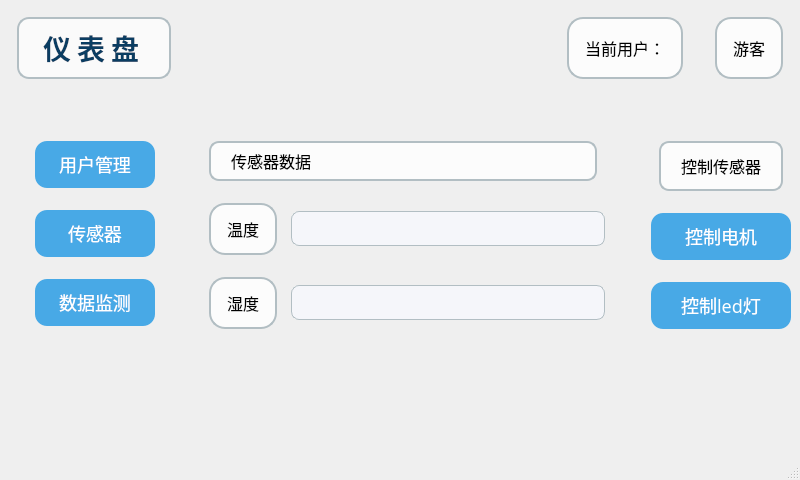
<?xml version="1.0" encoding="UTF-8"?>
<ui version="4.0">
 <class>mainwin</class>
 <widget class="QMainWindow" name="mainwin">
  <property name="geometry">
   <rect>
    <x>0</x>
    <y>0</y>
    <width>800</width>
    <height>480</height>
   </rect>
  </property>
  <property name="windowTitle">
   <string>仪表盘</string>
  </property>
  <property name="styleSheet">
   <string notr="true">
QMainWindow{border-image: url(D:/University/Yue inlay/qt/oceaSsystem/resources/ocean.jpg);}
QLabel#title {
    color: #0a3d62;
    font-size: 28px;
    font-weight: bold;
    letter-spacing: 6px;
    background: rgba(255,255,255,0.7);
    border-radius: 12px;
    padding: 8px 24px;
}
QPushButton {
    background-color: #48a9e6;
    color: white;
    border-radius: 12px;
    font-size: 18px;
    padding: 10px 24px;
    margin: 8px 0;
}
QPushButton:hover {
    background-color: #357ab7;
}
QWidget#centralwidget {
    background: transparent;
}
QGroupBox, QFrame {
    background: rgba(255,255,255,0.8);
    border: 1.5px solid #b2bec3;
    border-radius: 16px;
    margin: 8px;
    padding: 12px;
}
QLabel {
    font-size: 16px;
}
QLineEdit {
    border-radius: 8px;
    border: 1px solid #b2bec3;
    padding: 4px 8px;
    font-size: 16px;
    background: #f5f6fa;
}
   </string>
  </property>
  <widget class="QWidget" name="centralwidget">
   <layout class="QGridLayout" name="gridLayout">
    <item row="0" column="0" colspan="2">
     <layout class="QHBoxLayout" name="horizontalLayout_3">
      <item>
       <widget class="QLabel" name="title">
        <property name="sizePolicy">
         <sizepolicy hsizetype="Preferred" vsizetype="Maximum">
          <horstretch>0</horstretch>
          <verstretch>0</verstretch>
         </sizepolicy>
        </property>
        <property name="font">
         <font>
          <family>隶书</family>
          <pointsize>18</pointsize>
         </font>
        </property>
        <property name="text">
         <string>仪表盘</string>
        </property>
        <property name="alignment">
         <set>Qt::AlignCenter</set>
        </property>
       </widget>
      </item>
      <item>
       <spacer name="horizontalSpacer">
        <property name="orientation">
         <enum>Qt::Horizontal</enum>
        </property>
        <property name="sizeHint" stdset="0">
         <size>
          <width>40</width>
          <height>20</height>
         </size>
        </property>
       </spacer>
      </item>
      <item>
       <widget class="QLabel" name="label_5">
        <property name="text">
         <string>当前用户：</string>
        </property>
       </widget>
      </item>
      <item>
       <spacer name="horizontalSpacer_3">
        <property name="orientation">
         <enum>Qt::Horizontal</enum>
        </property>
        <property name="sizeType">
         <enum>QSizePolicy::Preferred</enum>
        </property>
        <property name="sizeHint" stdset="0">
         <size>
          <width>10</width>
          <height>20</height>
         </size>
        </property>
       </spacer>
      </item>
      <item>
       <widget class="QLabel" name="usernameLabel">
        <property name="sizePolicy">
         <sizepolicy hsizetype="Maximum" vsizetype="Preferred">
          <horstretch>0</horstretch>
          <verstretch>0</verstretch>
         </sizepolicy>
        </property>
        <property name="text">
         <string>游客</string>
        </property>
       </widget>
      </item>
     </layout>
    </item>
    <item row="1" column="0">
     <spacer name="verticalSpacer">
      <property name="orientation">
       <enum>Qt::Vertical</enum>
      </property>
      <property name="sizeType">
       <enum>QSizePolicy::Preferred</enum>
      </property>
      <property name="sizeHint" stdset="0">
       <size>
        <width>20</width>
        <height>40</height>
       </size>
      </property>
     </spacer>
    </item>
    <item row="2" column="1">
     <layout class="QHBoxLayout" name="horizontalLayout">
      <item>
       <layout class="QVBoxLayout" name="nav">
        <item>
         <widget class="QPushButton" name="pushButton_5">
          <property name="font">
           <font>
            <family>隶书</family>
            <pointsize>16</pointsize>
           </font>
          </property>
          <property name="text">
           <string>用户管理</string>
          </property>
         </widget>
        </item>
        <item>
         <widget class="QPushButton" name="pushButton_4">
          <property name="font">
           <font>
            <family>隶书</family>
            <pointsize>16</pointsize>
           </font>
          </property>
          <property name="text">
           <string>传感器</string>
          </property>
         </widget>
        </item>
        <item>
         <widget class="QPushButton" name="pushButton_3">
          <property name="font">
           <font>
            <family>隶书</family>
            <pointsize>16</pointsize>
           </font>
          </property>
          <property name="text">
           <string>数据监测</string>
          </property>
         </widget>
        </item>
       </layout>
      </item>
      <item>
       <spacer name="horizontalSpacer_2">
        <property name="orientation">
         <enum>Qt::Horizontal</enum>
        </property>
        <property name="sizeType">
         <enum>QSizePolicy::Preferred</enum>
        </property>
        <property name="sizeHint" stdset="0">
         <size>
          <width>40</width>
          <height>20</height>
         </size>
        </property>
       </spacer>
      </item>
      <item>
       <layout class="QHBoxLayout" name="content">
        <item>
         <layout class="QVBoxLayout" name="show">
          <item>
           <widget class="QLabel" name="label">
            <property name="font">
             <font>
              <family>隶书</family>
              <pointsize>16</pointsize>
             </font>
            </property>
            <property name="text">
             <string>传感器数据</string>
            </property>
            <property name="styleSheet">
             <string>background:rgba(255,255,255,0.8);border-radius:10px;padding:6px 16px;</string>
            </property>
           </widget>
          </item>
          <item>
           <layout class="QGridLayout" name="gridLayout_2">
            <item row="0" column="1">
             <widget class="QLabel" name="label_3">
              <property name="font">
               <font>
                <family>隶书</family>
                <pointsize>16</pointsize>
               </font>
              </property>
              <property name="text">
               <string>温度</string>
              </property>
             </widget>
            </item>
            <item row="0" column="2">
             <widget class="QLineEdit" name="lineEdit">
              <property name="sizePolicy">
               <sizepolicy hsizetype="Expanding" vsizetype="Fixed">
                <horstretch>0</horstretch>
                <verstretch>0</verstretch>
               </sizepolicy>
              </property>
              <property name="font">
               <font>
                <family>隶书</family>
                <pointsize>16</pointsize>
               </font>
              </property>
             </widget>
            </item>
           </layout>
          </item>
          <item>
           <layout class="QHBoxLayout" name="horizontalLayout_2">
            <item>
             <widget class="QLabel" name="label_4">
              <property name="font">
               <font>
                <family>隶书</family>
                <pointsize>16</pointsize>
               </font>
              </property>
              <property name="text">
               <string>湿度</string>
              </property>
             </widget>
            </item>
            <item>
             <widget class="QLineEdit" name="lineEdit_2">
              <property name="sizePolicy">
               <sizepolicy hsizetype="Expanding" vsizetype="Fixed">
                <horstretch>0</horstretch>
                <verstretch>0</verstretch>
               </sizepolicy>
              </property>
              <property name="font">
               <font>
                <family>隶书</family>
                <pointsize>16</pointsize>
               </font>
              </property>
             </widget>
            </item>
           </layout>
          </item>
         </layout>
        </item>
        <item>
         <spacer name="horizontalSpacer_4">
          <property name="orientation">
           <enum>Qt::Horizontal</enum>
          </property>
          <property name="sizeType">
           <enum>QSizePolicy::Preferred</enum>
          </property>
          <property name="sizeHint" stdset="0">
           <size>
            <width>40</width>
            <height>20</height>
           </size>
          </property>
         </spacer>
        </item>
        <item>
         <layout class="QVBoxLayout" name="control">
          <item>
           <widget class="QLabel" name="label_2">
            <property name="font">
             <font>
              <family>隶书</family>
              <pointsize>16</pointsize>
             </font>
            </property>
            <property name="text">
             <string>控制传感器</string>
            </property>
            <property name="styleSheet">
             <string>background:rgba(255,255,255,0.8);border-radius:10px;padding:6px 16px;</string>
            </property>
           </widget>
          </item>
          <item>
           <widget class="QPushButton" name="pushButton">
            <property name="font">
             <font>
              <family>隶书</family>
              <pointsize>16</pointsize>
             </font>
            </property>
            <property name="text">
             <string>控制电机</string>
            </property>
           </widget>
          </item>
          <item>
           <widget class="QPushButton" name="pushButton_2">
            <property name="font">
             <font>
              <family>隶书</family>
              <pointsize>16</pointsize>
             </font>
            </property>
            <property name="text">
             <string>控制led灯</string>
            </property>
           </widget>
          </item>
         </layout>
        </item>
       </layout>
      </item>
     </layout>
    </item>
    <item row="3" column="0">
     <spacer name="verticalSpacer_2">
      <property name="orientation">
       <enum>Qt::Vertical</enum>
      </property>
      <property name="sizeHint" stdset="0">
       <size>
        <width>20</width>
        <height>40</height>
       </size>
      </property>
     </spacer>
    </item>
   </layout>
  </widget>
  <widget class="QMenuBar" name="menubar">
   <property name="geometry">
    <rect>
     <x>0</x>
     <y>0</y>
     <width>800</width>
     <height>26</height>
    </rect>
   </property>
  </widget>
  <widget class="QStatusBar" name="statusbar"/>
 </widget>
 <resources/>
 <connections/>
</ui>
